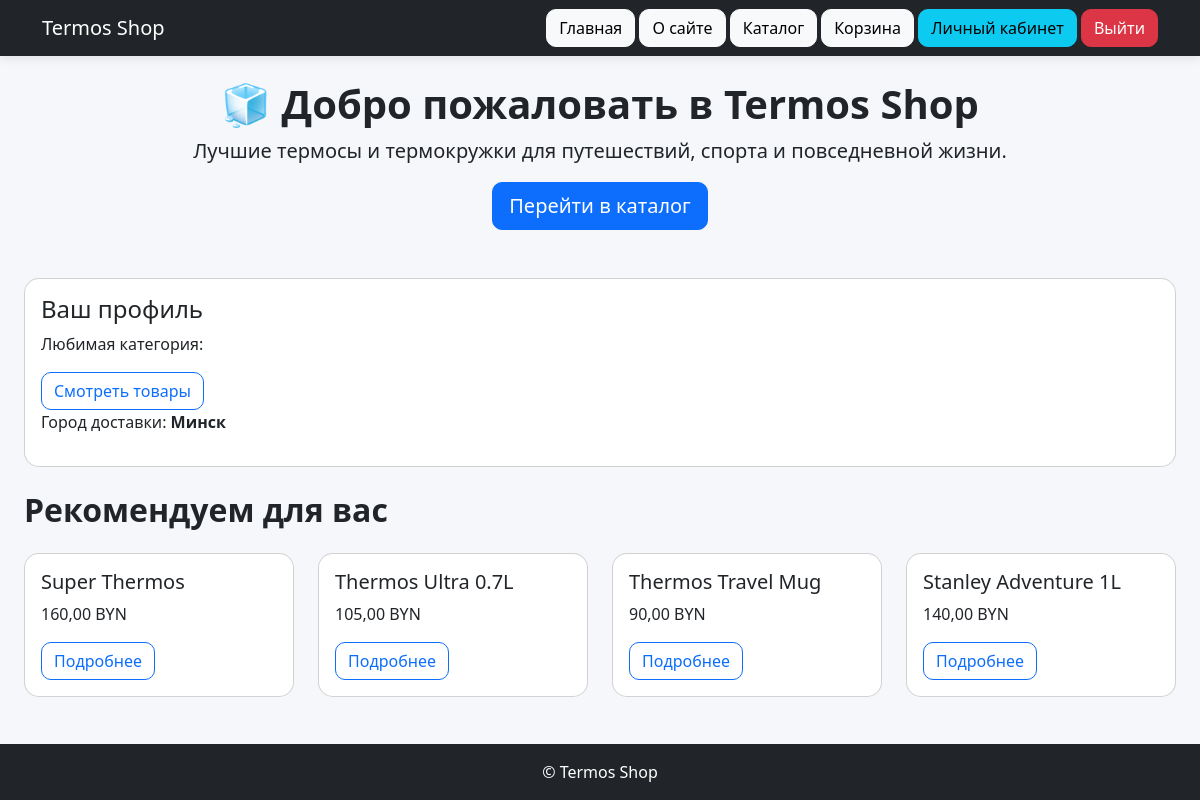
The app's page / (signed in), older data.
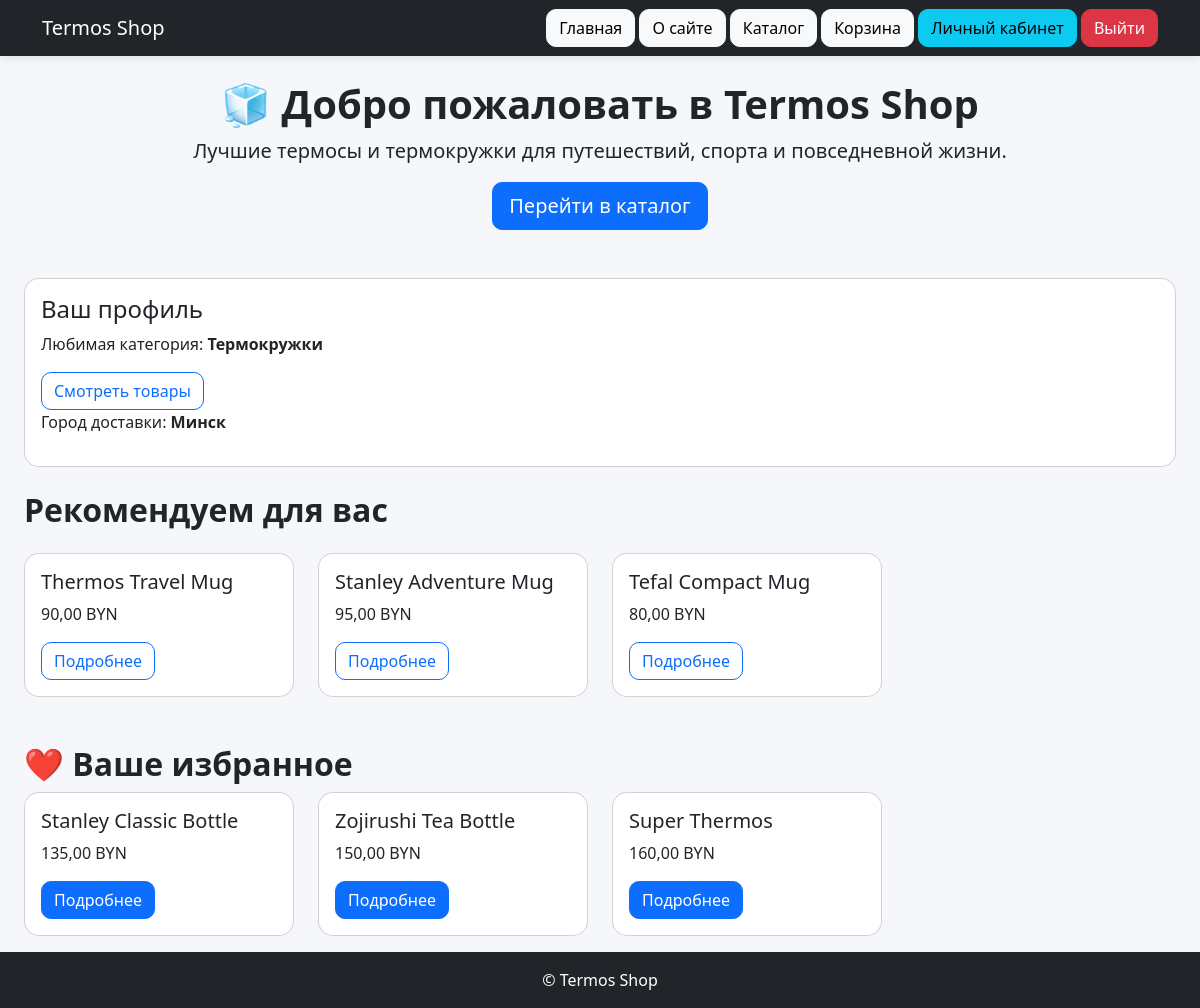
The same page, newer data.
### shop/models.py (models this page shows, shortened)
class Product(models.Model):
    name = models.CharField(max_length = 200)
    description = models.TextField()
    photo = models.ImageField(upload_to = 'products/', blank = True)
    price = models.DecimalField(max_digits = 10, decimal_places = 2)
    quantity = models.IntegerField()
    category = models.ForeignKey(Category, on_delete = models.CASCADE)
    manufacturer = models.ForeignKey(Manufacturer, on_delete = models.CASCADE)

class Profile(models.Model):
    user = models.OneToOneField(
        User,
        on_delete=models.CASCADE
    )
    full_name = models.CharField(
        max_length=100
    )
    phone = models.CharField(
        max_length=20
    )
    address = models.TextField()
    favorite_category = models.CharField(
        max_length=100,
        blank=True
    )
    delivery_city = models.CharField(
        max_length=100,
        blank=True
    )

class Favorite(models.Model):
    user = models.ForeignKey(
        User,
        on_delete=models.CASCADE
    )
    product = models.ForeignKey(
        Product,
        on_delete=models.CASCADE
    )

### shop/views.py (the view)
# urls.py: path('', views.home, name='home'),
def home(request):
    profile = None
    recommended_products = []
    favorite_products = []
    if request.user.is_authenticated:
        profile, created = Profile.objects.get_or_create(
            user=request.user
        )
        favorite_products = Favorite.objects.filter(
            user=request.user
        )
    if profile and profile.favorite_category:
        recommended_products = Product.objects.filter(
            category__name=profile.favorite_category
        )[:4]
    else:
        recommended_products = Product.objects.all()[:4]
    return render(
        request,
        'shop/home.html',
        {
            'profile': profile,
            'recommended_products': recommended_products,
            'favorite_products': favorite_products
        }
    )

### shop/templates/shop/home.html
{% extends 'shop/base.html' %}
{% block content %}
<div class="text-center mb-5">
    <h1>🧊 Добро пожаловать в Termos Shop</h1>
    <p class="lead">
        Лучшие термосы и термокружки для путешествий,
        спорта и повседневной жизни.
    </p>
    <a href="{% url 'catalog' %}" class="btn btn-primary btn-lg">
        Перейти в каталог
    </a>
</div>
{% if user.is_authenticated %}
<div class="card mb-4">
    <div class="card-body">
        <h4>Ваш профиль</h4>
        <p>
    Любимая категория:
    <strong>{{ profile.favorite_category }}</strong>
</p>
<a href="/catalog/"
   class="btn btn-outline-primary">
    Смотреть товары
</a>
        <p>
            Город доставки:
            <strong>
                {{ profile.delivery_city|default:"Не указан" }}
            </strong>
        </p>
    </div>
</div>
{% endif %}
{% if recommended_products %}
<h2 class="mb-4">
    Рекомендуем для вас
</h2>
<div class="row">
{% for product in recommended_products %}
<div class="col-md-3">
    <div class="card h-100">
        <div class="card-body">
            <h5>{{ product.name }}</h5>
            <p>
                {{ product.price }} BYN
            </p>
            <a href="/catalog/{{ product.id }}/"
               class="btn btn-outline-primary">
                Подробнее
            </a>
        </div>
    </div>
</div>
{% endfor %}
</div>
{% endif %}
{% if favorite_products %}
<h2 class="mt-5">
    ❤️ Ваше избранное
</h2>
<div class="row">
{% for favorite in favorite_products %}
<div class="col-md-3 mb-3">
    <div class="card h-100">
        <div class="card-body">
            <h5>
                {{ favorite.product.name }}
            </h5>
            <p>
                {{ favorite.product.price }} BYN
            </p>
            <a href="/catalog/{{ favorite.product.id }}/"
               class="btn btn-primary">
                Подробнее
            </a>
        </div>
    </div>
</div>
{% endfor %}
</div>
{% endif %}
{% endblock %}

Row changes from the older to the newer data that the page shows:
no longer on this page (row unchanged): Product: name "Super Thermos", price "160,00"
no longer on this page (row unchanged): Product: name "Thermos Ultra 0.7L", price "105,00"
no longer on this page (row unchanged): Product: name "Stanley Adventure 1L", price "140,00"
changed Profile "Минск": favorite_category (not shown) → "Термокружки"
now on this page (row unchanged): Product: name "Stanley Adventure Mug", price "95,00"
now on this page (row unchanged): Product: name "Tefal Compact Mug", price "80,00"
added Favorite: product.name "Stanley Classic Bottle", product.price "135,00"
added Favorite: product.name "Zojirushi Tea Bottle", product.price "150,00"
added Favorite: product.name "Super Thermos", product.price "160,00"
Text that changed along with them:
text now shown: "❤️ Ваше избранное"
